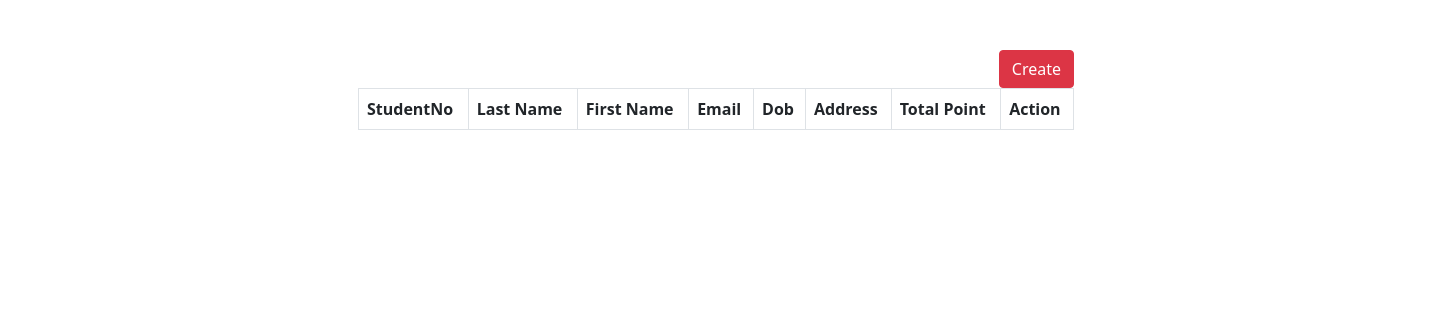
Before: / with the older database file.
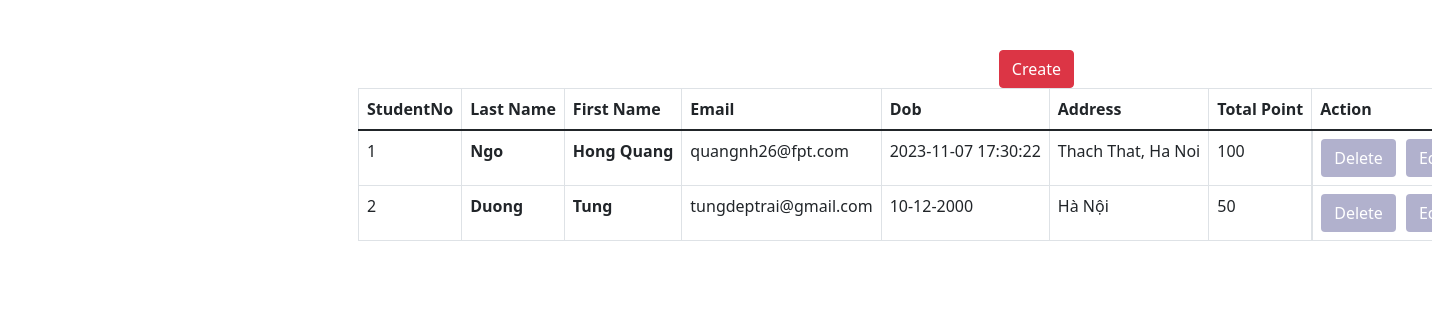
After: the same page with the newer database file.
### tables this page shows
CREATE TABLE students (
    studentNo INTEGER PRIMARY KEY AUTOINCREMENT,
    lastName TEXT,
    firstName TEXT,
    email TEXT,
    dob TIMESTAMP NOT NULL DEFAULT CURRENT_TIMESTAMP,
    address TEXT,
    totalPoint TEXT
);

### Application.py (the view)
@app.route('/')
def getAllStudent():
    studentList = studentService.getAllStudent()
    return render_template('index.html', entries=studentList)

### repository/StudentRepository.py (called while the page is built)
def getAllStudent():
    try:
        connection = sqlite3.connect('database.db')
        cursor = connection.execute("SELECT * FROM students")
        studentList = []
        for row in cursor:
            studentNo = row[0]
            lastName = row[1]
            firstName = row[2]
            email = row[3]
            dob = row[4]
            address = row[5]
            point = row[6]
            studentList.append(student.Student(studentNo, lastName, firstName, email, dob, address, point))
        return studentList
    finally:
        cursor.close()
        connection.close()

### service/StudentService.py (called while the page is built)
def getAllStudent():
    return studentRepository.getAllStudent()

### templates/index.html (shortened to what this page needs)
<!DOCTYPE html>
<html lang="en">
<head>
    <link rel="stylesheet" href="https://cdn.jsdelivr.net/npm/bootstrap@5.1.3/dist/css/bootstrap.min.css">
</head>
<body>
<div class="container-table col-md-6">
    <a id="btn-create" class="btn btn-danger" href="/create-page">Create</a>
    <table class="table table-bordered table-hover">
        <thead>
        <tr>
            <th>StudentNo</th>
            <th>Last Name</th>
            <th>First Name</th>
            <th>Email</th>
            <th>Dob</th>
            <th>Address</th>
            <th>Total Point</th>
            <th>Action</th>
        </tr>
        </thead>
        <tbody>
        {% for entry in entries %}
            <tr>
                <td>{{ entry.studentNo }}</td>
                <td><strong>{{ entry.lastName }}</strong></td>
                <td><strong>{{ entry.firstName }}</strong></td>
                <td>{{ entry.email }}</td>
                <td>{{ entry.dob }}</td>
                <td>{{ entry.address }}</td>
                <td>{{ entry.totalPoint }}</td>
                <td class="btn-container">
                    <a class="btn" href="/delete/{{ entry.studentNo }}">Delete</a>
                    <a class="btn" href="/update-page/{{ entry.studentNo }}">Edit</a>
                </td>
            </tr>
        {% endfor %}
        </tbody>
    </table>
</div>
</body>
</html>

### templates/index.html (style rules this page uses)
body { margin: 0; padding: 0; }
.container-table { margin: 50px auto; }
.btn-container { display: flex; justify-content: space-between; }
.btn-container a { color: white; margin-right: 10px; }
.btn-container .btn { background-color: #b1b1cd; }
#btn-create { float: right; }
.table td, .table th { white-space: nowrap; }

Changed rows visible on the page:
added students: studentNo "1", lastName "Ngo", firstName "Hong Quang", email "quangnh26@fpt.com", dob "2023-11-07 17:30:22", address "Thach That, Ha Noi", totalPoint "100"
added students: studentNo "2", lastName "Duong", firstName "Tung", email "tungdeptrai@gmail.com", dob "10-12-2000", address "Hà Nội", totalPoint "50"
